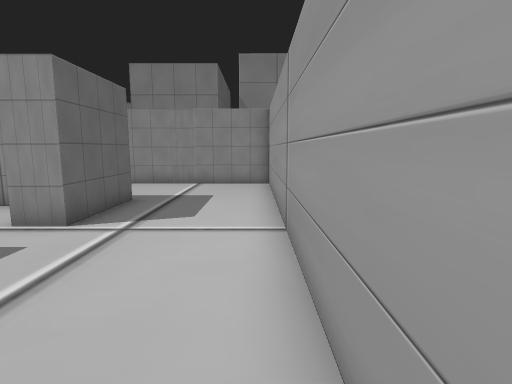
view 1 (above)

16 first-person views from a walk through a scene from a Unity 3-D project. The camera is 1.4 m above the floor, tilts 8° down and sees 80° across. The floor is counted in squares, 1 m on a side. Each view is taken from the middle of a square. On the plan, view 1 faces up. The plan holds only what a view shows up to about 14 squares ahead; the rest is blank. The place goes on beyond the plan. The player is left out.

view 2
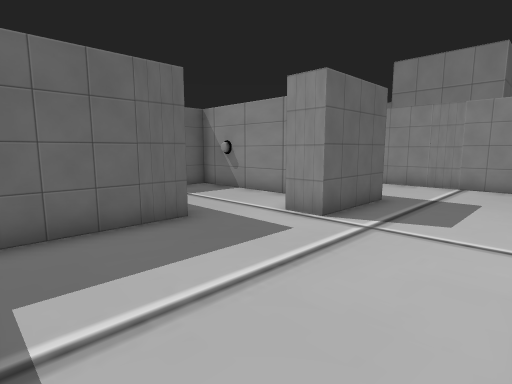

view 3
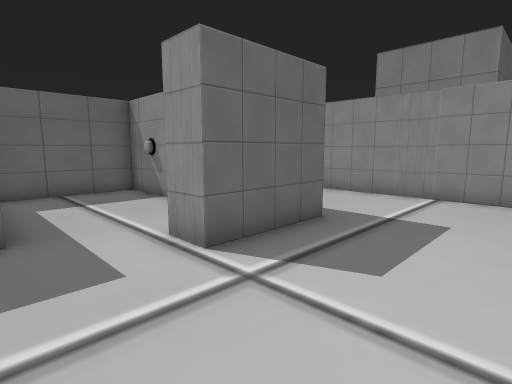

view 4
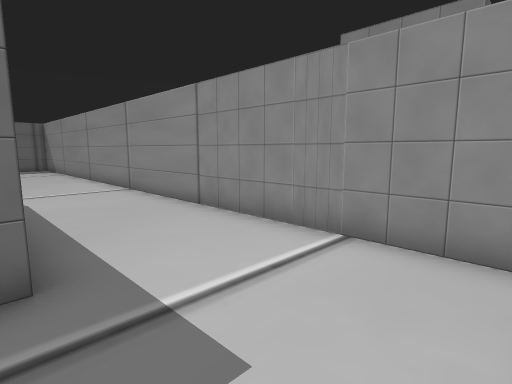

view 5
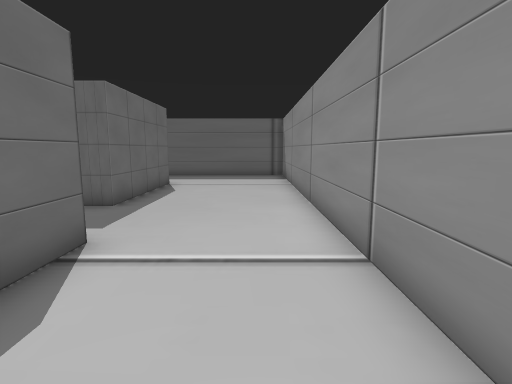

view 6
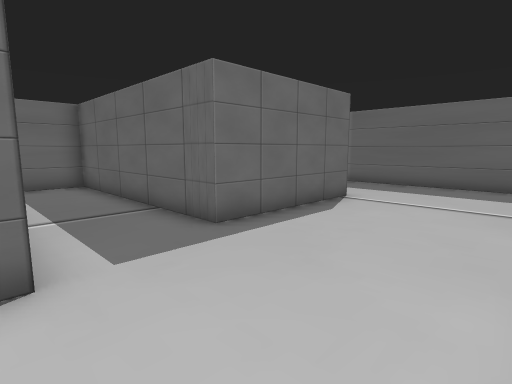

view 7
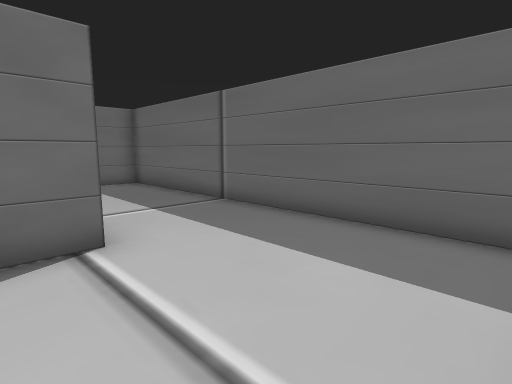

view 8
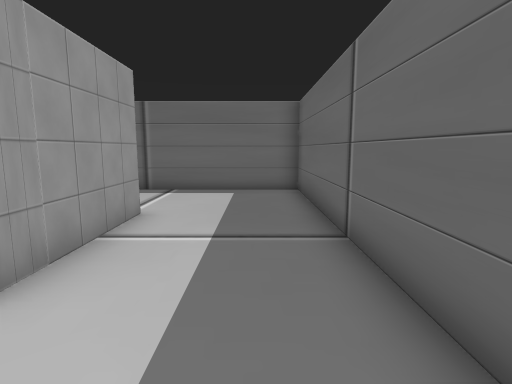

view 9
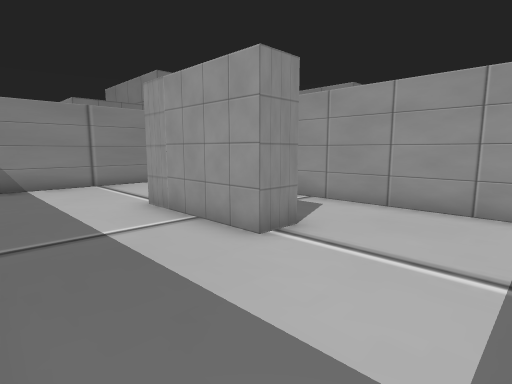

view 10
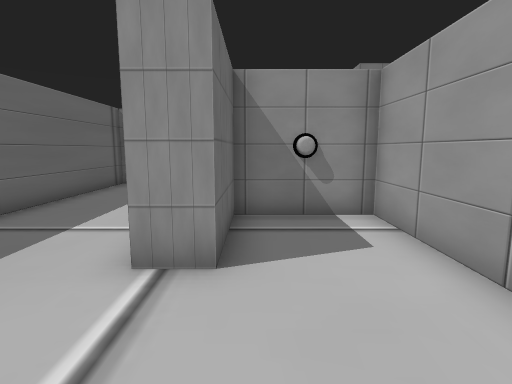

view 11
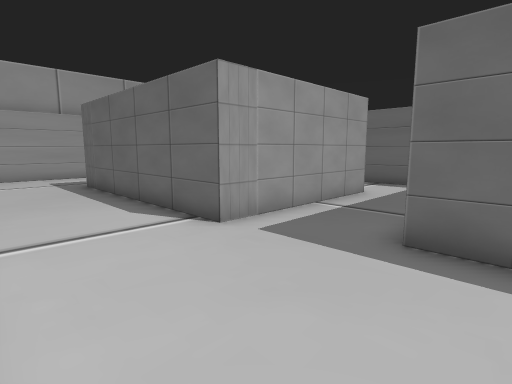

view 12
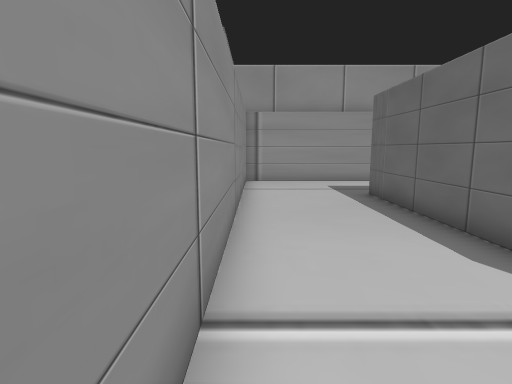

view 13
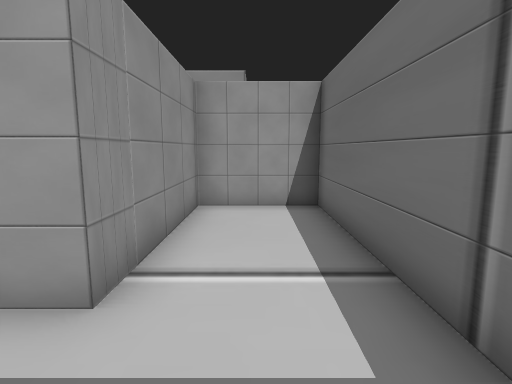

view 14
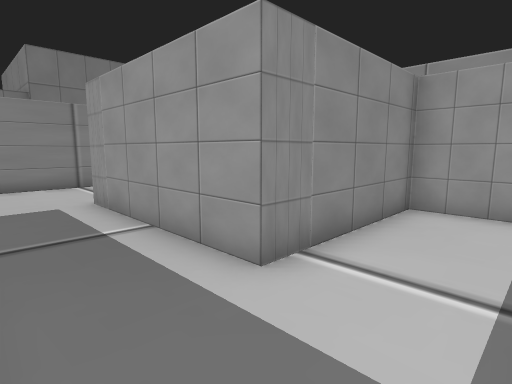

view 15
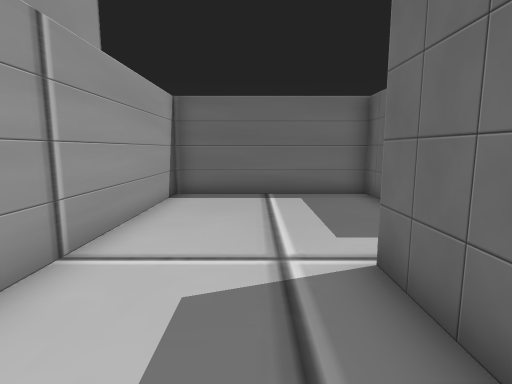

view 16
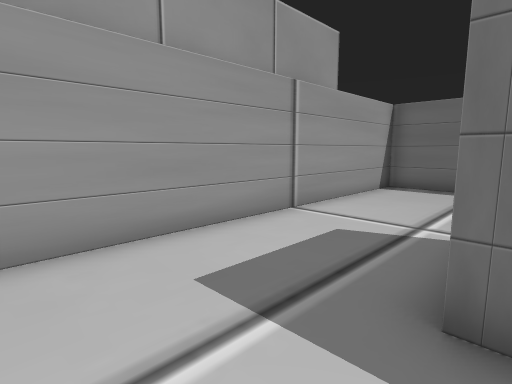

### Floor plan
Ten units are one square. View 1 is at (0, 0); x grows to the right and y downward. Boxes are objects, and circles mark ways between rooms. Rooms are numbered by the first view taken in them; rooms with no view inside come last. Other rooms are left out.
<svg viewBox="-240 -129 250 140">
<path fill="none" stroke="#000" d="M-155 -5 -155 -64 -185 -64 -185 -34 -195 -34 -195 -74 -145 -74 -145 6 -65 6 -65 -24 -115 -24 -115 -84 -35 -84 -35 -54 -45 -54M-55 -25 -55 6 5 6 5 -124 -235 -124 -235 6 -179 6M-55 -35 -55 -25M-60 -74 -105 -74 -105 -39"/>
<rect x="-175" y="-65" width="10" height="10" fill="#bbb"><title>other object</title></rect>
<rect x="-95" y="-75" width="10" height="10" fill="#bbb"><title>other object</title></rect>
<circle cx="-42" cy="-35" r="3" fill="#2a7"/>
<text x="-120" y="-60">1</text>
<text x="-70" y="-50">2</text>
</svg>
Room 1 opens to room 2.

Where each view was taken, in squares from view 1:
view 1: 0 up, 0 right, facing up
view 2: 0 up, 0 right, facing up-left
view 3: 3 up, 0 right, facing up-left
view 4: 8 up, 0 right, facing up-left
view 5: 11 up, 7 left, facing left
view 6: 12 up, 11 left, facing down-left
view 7: 12 up, 18 left, facing down-left
view 8: 10 up, 22 left, facing down
view 9: 0 up, 23 left, facing up-right
view 10: 0 up, 18 left, facing up
view 11: 12 up, 16 left, facing down-right
view 12: 12 up, 13 left, facing right
view 13: 1 up, 14 left, facing right
view 14: 0 up, 14 left, facing up-right
view 15: 9 up, 2 left, facing down
view 16: 11 up, 4 left, facing down-right
